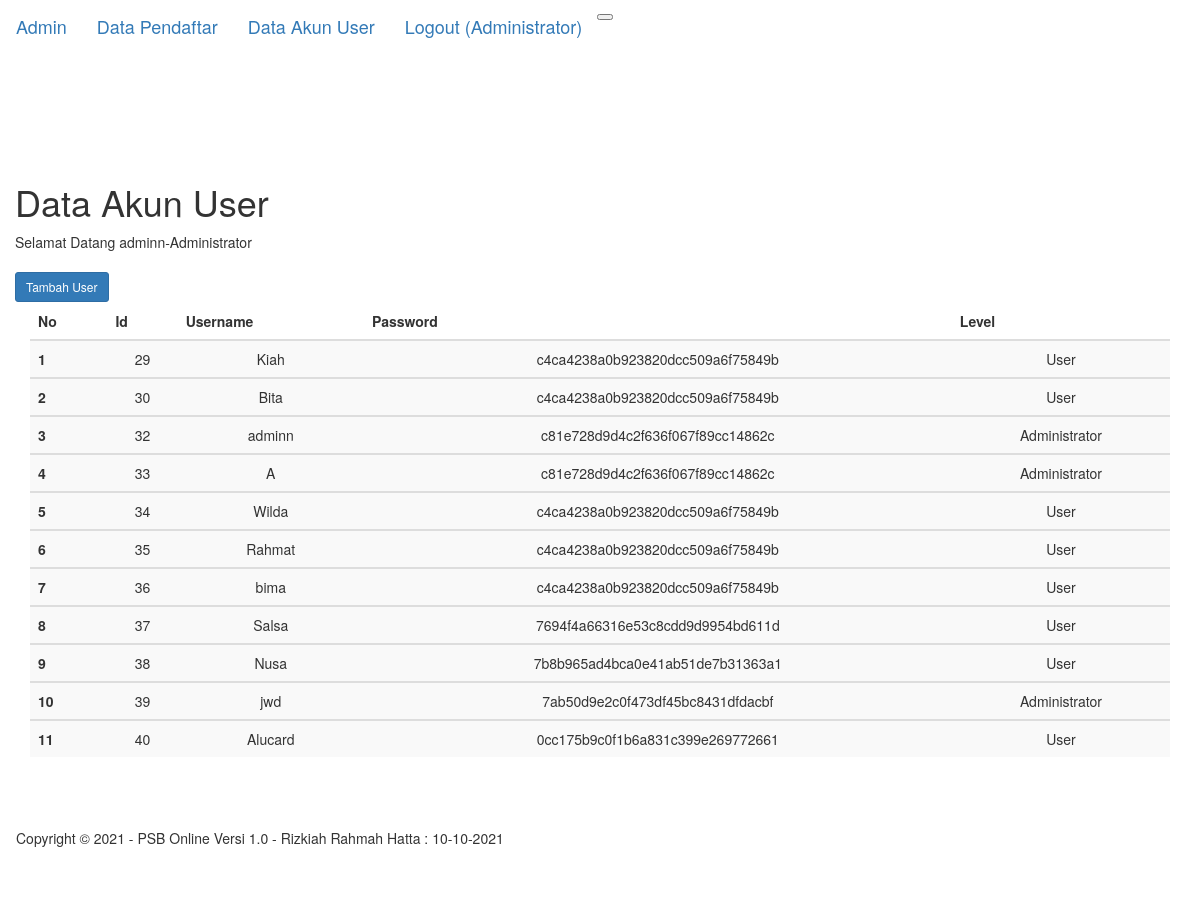
Screenshot of /akun.php (signed in) with the database file from the repository.
### tables this page shows
CREATE TABLE `users` (
  `id` int(11) NOT NULL,
  `username` varchar(50) NOT NULL,
  `password` varchar(32) NOT NULL,
  `level` varchar(50) NOT NULL DEFAULT 'User'
);

### akun.php (the view, shortened to what this page needs)
<?php
include('koneksi.php');
include('fungsi.php');
?>
<!DOCTYPE html>
<html>
<head>
    <link rel="stylesheet" href="css/bootstrap.css" type="text/css">
    <link rel="stylesheet" type="text/css" href="css/bootstrap.min.css">
</head>
<body>
    <nav class="navbar fixed-top navbar-expand-lg  navbar-dark bg-dark">
        <a class="navbar-brand" href="admin.php">Admin</a>
        <a class="navbar-brand" href="data_calon.php">Data Pendaftar</a>
        <a class="navbar-brand" href="akun.php">Data Akun User</a>
        <button class="navbar-toggler" type="button" data-toggle="collapse" data-target="#navbarNavDropdown"
            aria-controls="navbarNavDropdown" aria-expanded="false" aria-label="Toggle navigation">
        </button>
        <a class="navbar-brand" href="logout.php">
            Logout (<?=$_SESSION['level'];?>)
        </a>
    </nav>
    <div class="container" style="padding-top: 70px">
        <div class="row">
            <div class="col-sm" style="padding-top: 20px">
                <h1> Data Akun User</h1>
                Selamat Datang <?php echo $_SESSION['username']."-".$_SESSION['level']?>
                <br><br><a href="buat_akun.php" class="btn btn-sm btn-primary">Tambah User</a>
                <?php if($_SESSION['level']=='Administrator')
{ ?>
                <div class="container">
                    <div class="row">
                        <div class="col-md-2"></div>
                        <div class="col-md-12">
                            <table class="table table-striped">
                                <thead>
                                    <tr style="text-align: center;">
                                        <th scope="col">No</th>
                                        <th scope="col">Id</th>
                                        <th scope="col">Username</th>
                                        <th scope="col">Password</th>
                                        <th scope="col">Level</th>
                                    </tr>
                                </thead>
                                <?php
  	$no=1;
  	$tampil = mysqli_query($db, "SELECT * FROM users");
  	while ($data=mysqli_fetch_array($tampil)){
  ?>
                                <tbody>
                                    <tr style="text-align: center;">
                                        <th scope="row"><?php echo $no ?></th>
                                        <td><?php echo $data['id'];?></td>
                                        <td><?php echo $data['username'];?></td>
                                        <td><?php echo $data['password'];?></td>
                                        <td><?php echo $data['level'];?></td>
                                    </tr>
                                </tbody>
                        </div>
                    </div>
                </div>
                <?php
	$no++;
	}
  ?>
                <?php
}
?>
        <div class="row" style="padding-top: 50px">
            <div class="navbar navbar-expand-lg  fixed-bottom col-sm navbar-dark bg-dark">
                <div class="text-white">Copyright &copy; 2021 -  PSB Online Versi 1.0 - Rizkiah Rahmah Hatta :
                    </div>
            </div>
        </div>
</body>
</html>

### fungsi.php (shortened to what this page needs)
<?php
function do_print(){
    echo date('d-m-Y');
}

### rows the page displays
users: id "29", username "Kiah", password "c4ca4238a0b923820dcc509a6f75849b", level "User"
users: id "30", username "Bita", password "c4ca4238a0b923820dcc509a6f75849b", level "User"
users: id "32", username "adminn", password "c81e728d9d4c2f636f067f89cc14862c", level "Administrator"
users: id "33", username "A", password "c81e728d9d4c2f636f067f89cc14862c", level "Administrator"
users: id "34", username "Wilda", password "c4ca4238a0b923820dcc509a6f75849b", level "User"
users: id "35", username "Rahmat", password "c4ca4238a0b923820dcc509a6f75849b", level "User"
users: id "36", username "bima", password "c4ca4238a0b923820dcc509a6f75849b", level "User"
users: id "37", username "Salsa", password "7694f4a66316e53c8cdd9d9954bd611d", level "User"
users: id "38", username "Nusa", password "7b8b965ad4bca0e41ab51de7b31363a1", level "User"
users: id "39", username "jwd", password "7ab50d9e2c0f473df45bc8431dfdacbf", level "Administrator"
users: id "40", username "Alucard", password "0cc175b9c0f1b6a831c399e269772661", level "User"

### other values shown
$_SESSION['level'] "Administrator"
$_SESSION['username'] "adminn"
